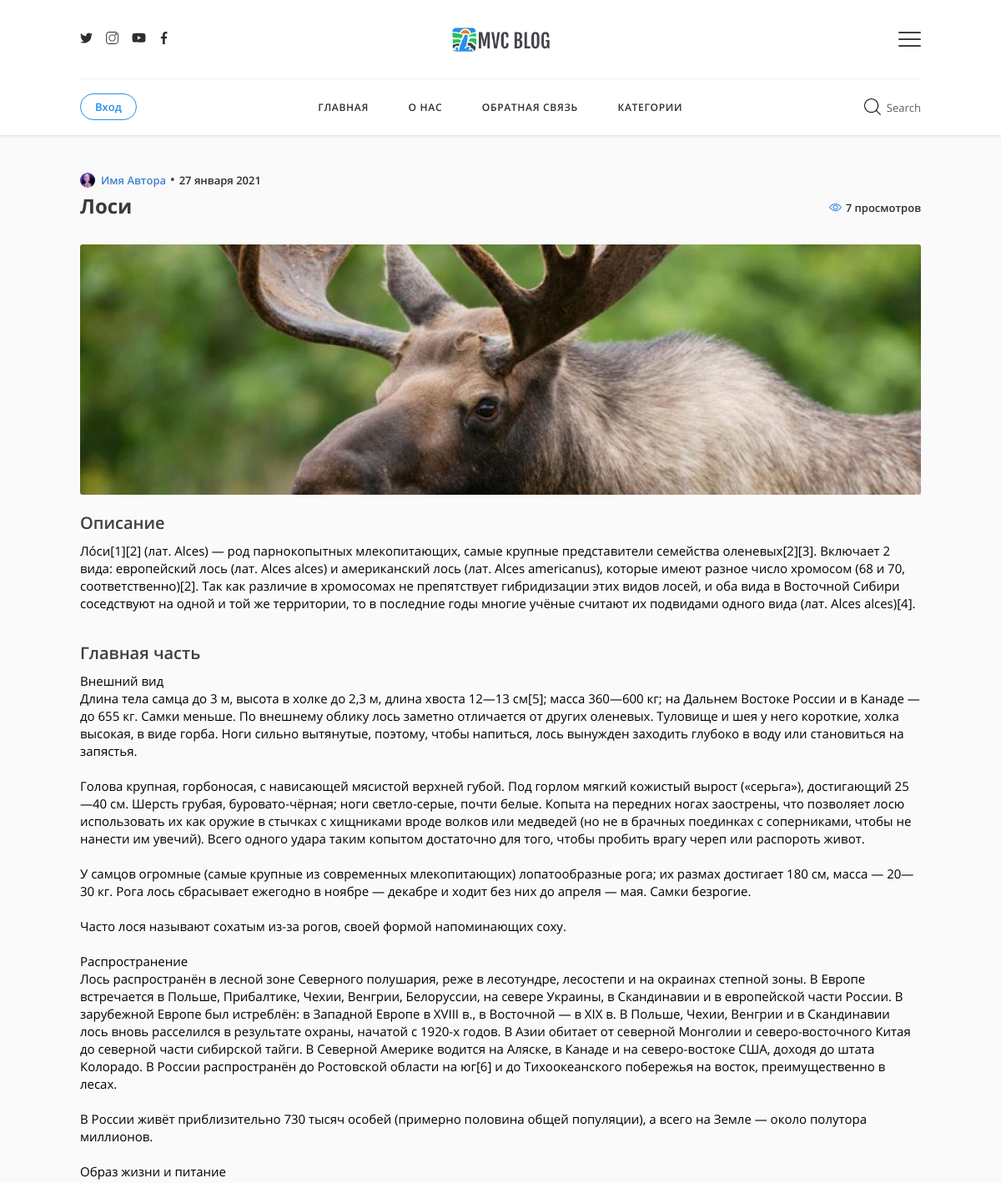
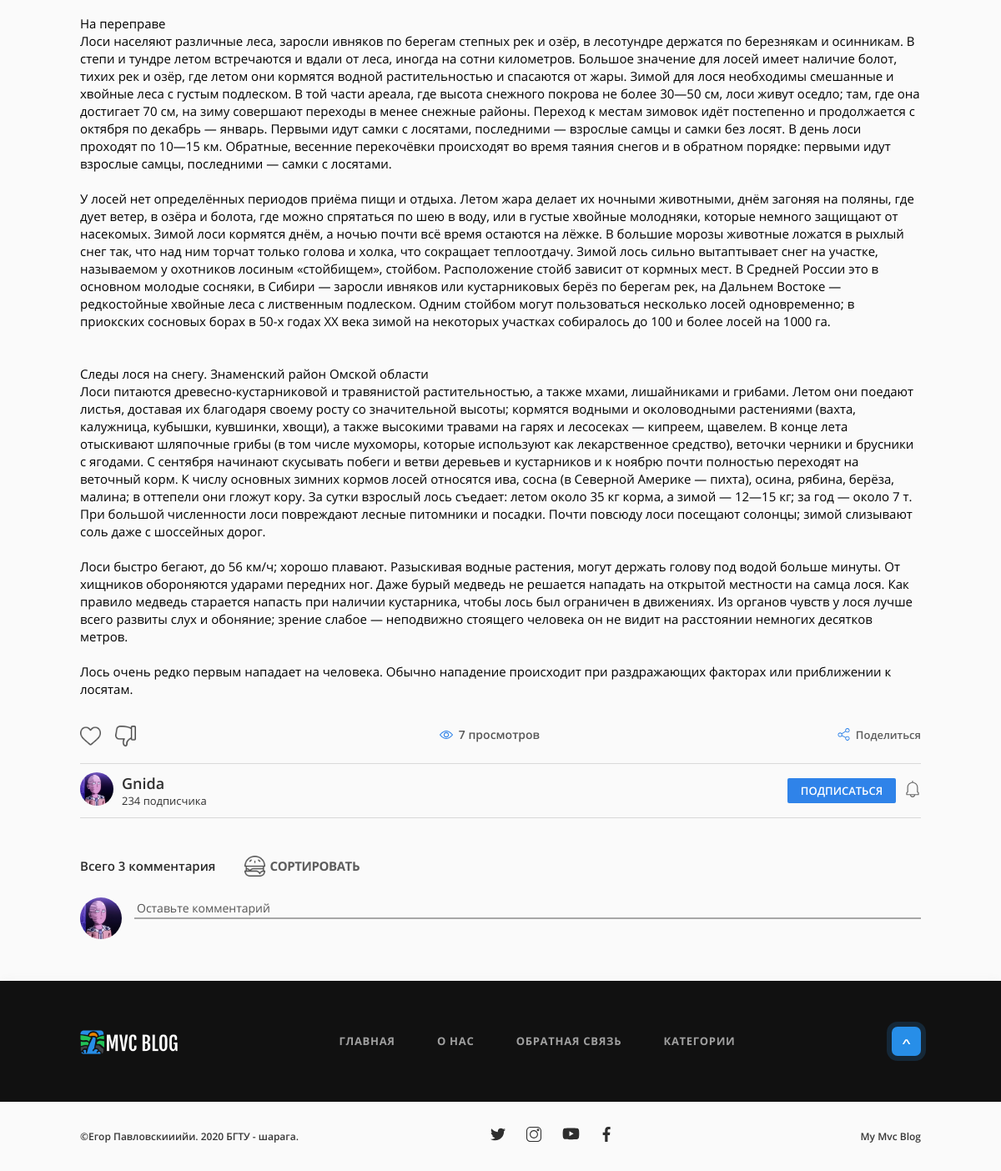
Screenshot of /post/184 with the database file from the repository (2 pictures, top to bottom).
### tables this page shows
CREATE TABLE `posts` (
  `id` int(11) NOT NULL,
  `name` text DEFAULT NULL,
  `description` text DEFAULT NULL,
  `text` text DEFAULT NULL,
  `date_of_create` datetime DEFAULT NULL,
  `date_of_last_edit` datetime DEFAULT NULL,
  `likes` int(11) NOT NULL DEFAULT 0,
  `dislikes` int(11) NOT NULL DEFAULT 0,
  `views` int(11) NOT NULL DEFAULT 0
);

### application/controllers/MainController.php (called while the page is built, shortened)
<?php
class MainController extends Controller {
    public $account;
    public function __construct($route)
    {
        $this->account = new Account();
    }
    public function postAction(){
        $admin = new Admin();
        $postId = $this->route['id'];
        if(!$admin->postExistCheck($postId)) {
            View::errorCode('404');
        }
        $userData = $this->account->getAuthorizeData();
        $post = $admin->getPostById($postId);
        $colOfComments = $this->model->commentsCount($postId);
        $params = [
            'post' => $post,
            'userData' => $userData,
            'colOfComments' => $colOfComments
        ];
        $this->view->render('Пост', $params);
    }
}

### index.php (called while the page is built, shortened)
<?php
spl_autoload_register(function($class){
    $src = str_replace('\\', '/', $class) . '.php';
});
$s = new Router();
$s->run();

### application/config/db.php (called while the page is built)
<?php
return [
    'host' => 'localhost',
    'name' => 'mvc_db',
    'user' => 'root',
    'password' => 'root',
    'charset' => 'utf8'
];

### application/lib/Db.php (called while the page is built, shortened)
<?php
class Db
{
   protected $db;
   public function __construct()
   {
       $config =  require 'application/config/db.php';
       $this->db = new PDO("mysql:host={$config['host']};dbname={$config['name']};charset={$config['charset']}", $config['user'], $config['password']);
   }
    public function query($request, $params = [])
    {
        $query = $this->db->prepare($request);
        if (!empty($params)) {
            foreach ($params as $key => $param) {
                if (is_int($param)) {
                    $query->bindValue(':' . $key, $param, PDO::PARAM_INT);
                } else {
                    $query->bindValue(':' . $key, $param, PDO::PARAM_STR);
                }
            }
        }
        if(!$query->execute()){
            return false;
        }
        return $query;
    }
    public function row($request, $params = []){
        $query = $this->query($request, $params);
        $result = $query->fetchAll(PDO::FETCH_ASSOC);
        return $result;
    }
    public function column($request, $params = []){
        $query = $this->query($request, $params);
        return $query->fetchColumn();
    }
}

### application/core/Controller.php (called while the page is built, shortened)
<?php
abstract class Controller {
	public $route;
	public $acl;
	public function __construct($route) {
        $this->route = $route;
        if($this->checkAcl()) {
            $this->model = $this->loadModel($route['controller']);
        } else{
            View::errorCode(403);
        }
	}
	public function loadModel($name){
	    $path = 'application\models\\'.ucfirst($name);
	    if(class_exists($path)){
	        return new $path();
        }
    }
    public function checkAcl(){
	    $filename = 'application/acl/'.$this->route['controller'].'.php';
	    if(file_exists($filename)){
            $this->acl = require $filename;
            if($this->isAcl('all')){
                return true;
            }
            return false;
        } else{
	        View::errorCode(404);
        }
    }
    public function isAcl($key){
        return in_array($this->route['action'], $this->acl[$key]);
    }
}

### application/models/Admin.php (called while the page is built, shortened)
<?php
class Admin extends Model
{
    public function postExistCheck($id)
    {
        if($this->db->column('SELECT id FROM posts WHERE id = :id', ['id' => $id])){
            if(file_exists('public/uploaded_information/'.$id.'.jpg')){
                return true;
            }
        }
        return false;
    }
    public function getPostById($id){
        $params = [
            'id' => $id
        ];
        return $this->db->row('SELECT * FROM posts WHERE id = :id', $params)[0];
    }
}

### application/core/Model.php (called while the page is built, shortened)
<?php
abstract class Model {
	public function __construct() {
        $this->db = new Db();
	}
}

### application/models/Main.php (called while the page is built, shortened)
<?php
class Main extends Model {
    public function commentsCount($postId){
        $params = [
            'post_id' => $postId,
            'record_type' => 'comment'
        ];
        return $this->db->column('SELECT COUNT(author_id) FROM comments WHERE post_id = :post_id AND record_type = :record_type', $params);
    }
}

### application/views/main/post.php (the view, shortened to what this page needs)
</header>
<article class="post">
    <div class="column">
        <div class="post_sub_block">
            <div class="header_post_inf">
                <div class="author">
                    <a href="/account/userprofile/64">
                        <img src="/public/users_icons/64.png">
                        <span>Имя Автора</span>
                    </a>
                </div>
                <p>&bull;</p>
                <div class="date">
                    <span>
                        <?php
                            $postDateStr = $post['date_of_create'];
                            $postDate = strtotime($postDateStr);
                            $arr = [
                                'января',
                                'февраля',
                                'марта',
                                'апреля',
                                'мая',
                                'июня',
                                'июля',
                                'августа',
                                'сентября',
                                'октября',
                                'ноября',
                                'декабря'
                            ];
                            $month = $arr[date('n', $postDate)-1];
                            echo date('j ', $postDate) . $month . date(' Y', $postDate);
                        ?>
                    </span>
                </div>
            </div>
            <div class="post_information">
                <div class="post_name"><?=$post['name']?></div>
                <div class="inf">
                    <div class="views">
                        <img src="/public/imgs/eye.svg">
                        <span>
                            <?=$post['views'] . ' ' . $this->valuesFormatter($post['views'], 'просмотров', 'просмотр', 'просмотра')?>
                        </span>
                    </div>
                </div>
            </div>
            <img class="post_img" src="/public/uploaded_information/<?=$post['id']?>.jpg">
            <div class="post_description">
                <p> <span>Описание</span><br>
                    <p class="descrpton">
                        <?=$post['description']?>
                    </p>
                </p>
            </div>
            <div class="post_text">
                <p><span>Главная часть</span><br>
                    <p class="text">
                        <?=$post['text']?>
                    </p>
                </p>
            </div>
        </div>
        <div class="post_activities">
            <div class="post_marks_block">
                <div class="post_marks">
                    <div class="likes <?php if(empty($userData)) echo 'non-authorize';?>">
                        <div class="img"></div>
                    </div>
                    <div class="dislikes <?php if(empty($userData)) echo 'non-authorize';?>">
                        <div class="img"></div>
                    </div>
                </div>
                <div class="views">
                    <img src="/public/imgs/eye.svg">
                    <p>
                        <?=$post['views'] . ' ' . $this->valuesFormatter($post['views'], 'просмотров', 'просмотр', 'просмотра')?>
                    </p>
                </div>
                <div class="share">
                    <img src="/public/imgs/share.svg"/>
                    <p>Поделиться</p>
                </div>
            </div>
            <div class="post_author_information">
                <div class="author_block">
                    <a class="author_icon_block" href="/account/userprofile/64">
                        <img src="/public/users_icons/64.png">
                    </a>
                    <div class="name_block">
                        <a class="name" href="/account/userprofile/64">
                            <p>Gnida</p>
                        </a>
                        <p class="subscribers">234 подписчика</p>
                    </div>
                </div>
                <div class="subscribe_block">
                    <div class="subscribe <?php if(empty($userData)) echo 'non-authorize';?>">
                        <p>
                            Подписаться
                        </p>
                    </div>
                    <div class="notifications <?php if(empty($userData)) echo 'non-authorize';?>">
                        <img src="/public/imgs/notification.svg"/>
                    </div>
                </div>
            </div>
        </div>
        <div class="comments_block">
            <div class="column">
                <div class="comments_block_head">
                    <div class="comments_info">
                        <p class="col_of_comments">
                            Всего
                            <span>
                                <?=$colOfComments?>
                            </span>
                            <?=$this->valuesFormatter($colOfComments, 'комментариев', 'комментарий', 'комментария')?>
                        </p>
                        <div class="filters_block">
                            <div class="filters_open_trigger">
                                <img src="/public/imgs/burger_comments.png" alt="filter picture">
                                <p>Сортировать</p>
                            </div>
                        </div>
                    </div>
                    <div class="comments_send_block">
                        <?php if( !isset($_SESSION['authorize']) AND !isset($_COOKIE['authorize']) ): ?>
                            <img class="user_avatar" src="/public/imgs/user_base_avatar.jpg" alt="user avatar">
                        <?php else: ?>
                            <img class="user_avatar" src="/public/users_icons/<?=$userData['id']?>.png" alt="user avatar">
                        <?php endif;?>
                        <form action="" method="post">
                            <div class="send_comment_input_block">
                                <textarea required name="comment" placeholder="Оставьте комментарий"></textarea>
                            </div>
                        </form>
                    </div>
                </div>
            </div>
        </div>
    </div>
</article>

### rows the page displays
posts: date_of_create "27", date_of_create "января", date_of_create "2021", name "Лоси", views "7", views "просмотров", description "Ло́си[1][2] (лат. Alces) — род парнокопытных млекопитающих, самые крупные представители семейства оленевых[2][3]. Включает 2 вида: европейский лось (лат. Alces alces) и американский лось (лат. Alces americanus), которые имеют разное число хромосом (68 и 70, соответственно)[2]. Так как различие в хромосомах не препятствует гибридизации этих видов лосей, и оба вида в Восточной Сибири соседствуют на одной и той же территории, то в последние годы многие учёные считают их подвидами одного вида (лат. Alces alces)[4].", text "Внешний вид Длина тела самца до 3 м, высота в холке до 2,3 м, длина хвоста 12—13 см[5]; масса 360—600 кг; на Дальнем Востоке России и в Канаде — до 655 кг. Самки меньше. По внешнему облику лось заметно отличается от других оленевых. Туловище и шея у него короткие, холка высокая, в виде горба. Ноги сильно вытянутые, поэтому, чтобы напиться, лось вынужден заходить глубоко в воду или становиться на запястья. Голова крупная, горбоносая, с нависающей мясистой верхней губой. Под горлом мягкий кожистый вырост («серьга»), достигающий 25—40 см. Шерсть грубая, буровато-чёрная; ноги светло-серые, почти белые. Копыта на передних ногах заострены, что позволяет лосю использовать их как оружие в стычках с…"

### other values shown
$colOfComments "3"
